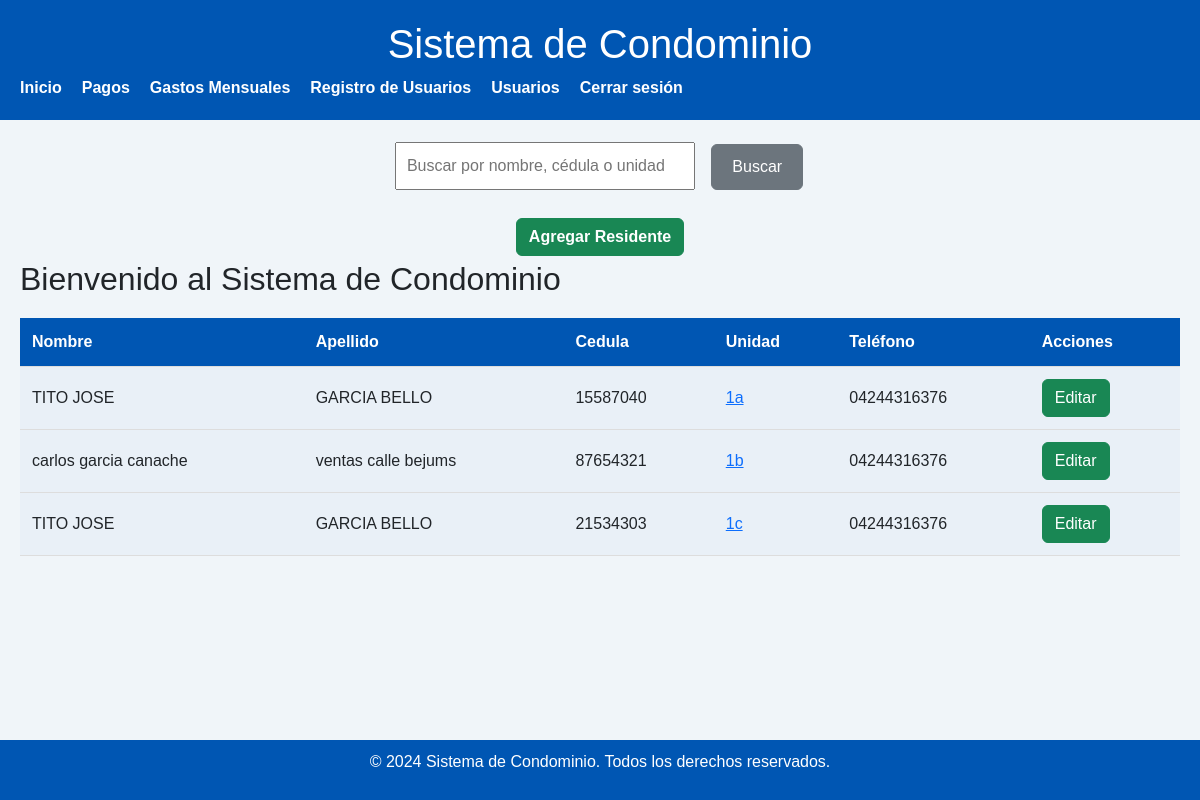
/index.php (signed in), run on the app's committed database.
### tables this page shows
CREATE TABLE `residentes` (
  `id` int(11) NOT NULL,
  `nombre` varchar(50) NOT NULL,
  `apellido` varchar(50) NOT NULL,
  `cedula` varchar(20) NOT NULL,
  `unidad` varchar(20) NOT NULL,
  `telefono` varchar(20) NOT NULL
);

### index.php (the view, shortened to what this page needs)
<!DOCTYPE html>
<html>
<head>
    <link rel="stylesheet" type="text/css" href="./styles.css">
    <link href="https://cdn.jsdelivr.net/npm/bootstrap@5.3.3/dist/css/bootstrap.min.css" rel="stylesheet">
</head>
<body>
<header style="text-align: center; font-weight: bold;">
        <h1>Sistema de Condominio</h1>
        <nav>
            <ul>
                <li><a href="#">Inicio</a></li>
                <li><a href="ver_pagos.php">Pagos</a></li>
                <li><a href="ver_gastos.php">Gastos Mensuales</a></li>
                <li><a href="registro.php">Registro de Usuarios</a></li>
                <li><a href="usuarios.php">Usuarios</a></li>
                <li><a href="?logout=true">Cerrar sesión</a></li>
            </ul>
        </nav>
    </header>
    <main>
        <div class="search-form">
            <form id="search-form">
                <input type="text" id="search" class="search-input" placeholder="Buscar por nombre, cédula o unidad">
                <button type="button" class="btn btn-secondary  btn-search" onclick="searchResidente()">Buscar</button>
            </form>
        </div>
        <div class="botonAdd">
            <button class="btn btn-success add" onclick="showModal('add-resident')">Agregar Residente</button>
        </div>
        <h2>Bienvenido al Sistema de Condominio</h2>
        <div id="content">
            <?php
            require 'conection.php';
            $sql = "SELECT * FROM residentes";
            $result = $conn->query($sql);
            if ($result->num_rows > 0) {
                echo "<table id='residentes-table'>";
                echo "<tr><th>Nombre</th><th>Apellido</th><th>Cedula</th><th>Unidad</th><th>Teléfono</th><th>Acciones</th></tr>";
                while ($row = $result->fetch_assoc()) {
                    echo "<tr>";
                    echo "<td>" . $row["nombre"] . "</td>";
                    echo "<td>" . $row["apellido"] . "</td>";
                    echo "<td>" . $row["cedula"] . "</td>";
                    echo "<td><a href='ver_pagos.php?unidad=" . urlencode($row["unidad"]) . "'>" . $row["unidad"] . "</a></td>";
                    echo "<td>" . $row["telefono"] . "</td>";
                    echo "<td>";
                    echo "<a class='btn btn-success' href='editar.php?id=" . $row["id"] . "'>Editar</a>";
                    echo "</td>";
                    echo "</tr>";
                }
                echo "</table>";
            } else {
                echo "No se encontraron resultados.";
            }
            ?>
        </div>
    </main>
    <footer>
        <p>&copy; 2024 Sistema de Condominio. Todos los derechos reservados.</p>
    </footer>
</body>
</html>

### styles.css (style rules this page uses)
body { font-family: Arial, sans-serif; margin: 0; padding: 0; display: flex; flex-direction: column; min-height: 100vh; background-color: #f0f5f9; }
header { background-color: #007bff; color: #fff; padding: 20px; }
nav ul { list-style-type: none; margin: 0; padding: 0; display: flex; }
nav li { margin-right: 20px; }
nav a { color: #fff; text-decoration: none; transition: color 0.3s ease; }
main { flex-grow: 1; padding: 20px; }
footer { background-color: #007bff; color: #fff; text-align: center; padding: 10px; margin-top: auto; }
table { width: 100%; border-collapse: collapse; margin-top: 20px; }
th, td { padding: 12px; text-align: left; border-bottom: 1px solid #ddd; }
th { background-color: #0056b3; color: #fff; }
td { background-color: #e9f0f7; }
button { background-color: #007bff; color: #fff; border: none; padding: 10px 20px; text-align: center; text-decoration: none; display: inline-block; font-size: 16px; margin: 4px 2px; cursor: pointer; border-radius: 4px; transition: background-color 0.3s ease; }

### index.php (style rules this page uses)
body { font-family: Arial, sans-serif; margin: 0; padding: 0; display: flex; flex-direction: column; min-height: 100vh; background-color: #f0f5f9; }
header { background-color: #0056b3; color: #fff; padding: 20px; }
nav ul { list-style-type: none; margin: 0; padding: 0; display: flex; }
nav li { margin-right: 20px; }
nav a { color: #fff; text-decoration: none; transition: color 0.3s ease; }
main { flex-grow: 1; padding: 20px; }
footer { background-color: #0056b3; color: #fff; text-align: center; padding: 10px; margin-top: auto; }
table { width: 100%; border-collapse: collapse; margin-top: 20px; }
th, td { padding: 12px; text-align: left; border-bottom: 1px solid #ddd; }
th { background-color: #0056b3; color: #fff; }
td { background-color: #e9f0f7; }
button { background-color: #007bff; color: #fff; border: none; padding: 10px 20px; text-align: center; text-decoration: none; display: inline-block; font-size: 16px; margin: 4px 2px; cursor: pointer; border-radius: 4px; transition: background-color 0.3s ease; }
.botonAdd { display: flex; justify-content: center; margin-top: 20px; }
.add { font-weight: bold; }
.search-form { margin-bottom: 20px; text-align: center; }
.search-input { padding: 10px; width: 300px; margin-right: 10px; }
.btn-search { padding: 10px 20px; }

### data on the page
residentes: nombre "TITO JOSE", apellido "GARCIA BELLO", cedula "15587040", unidad "1a", telefono "04244316376"
residentes: nombre "carlos garcia canache", apellido "ventas calle bejums", cedula "87654321", unidad "1b", telefono "04244316376"
residentes: nombre "TITO JOSE", apellido "GARCIA BELLO", cedula "21534303", unidad "1c", telefono "04244316376"
